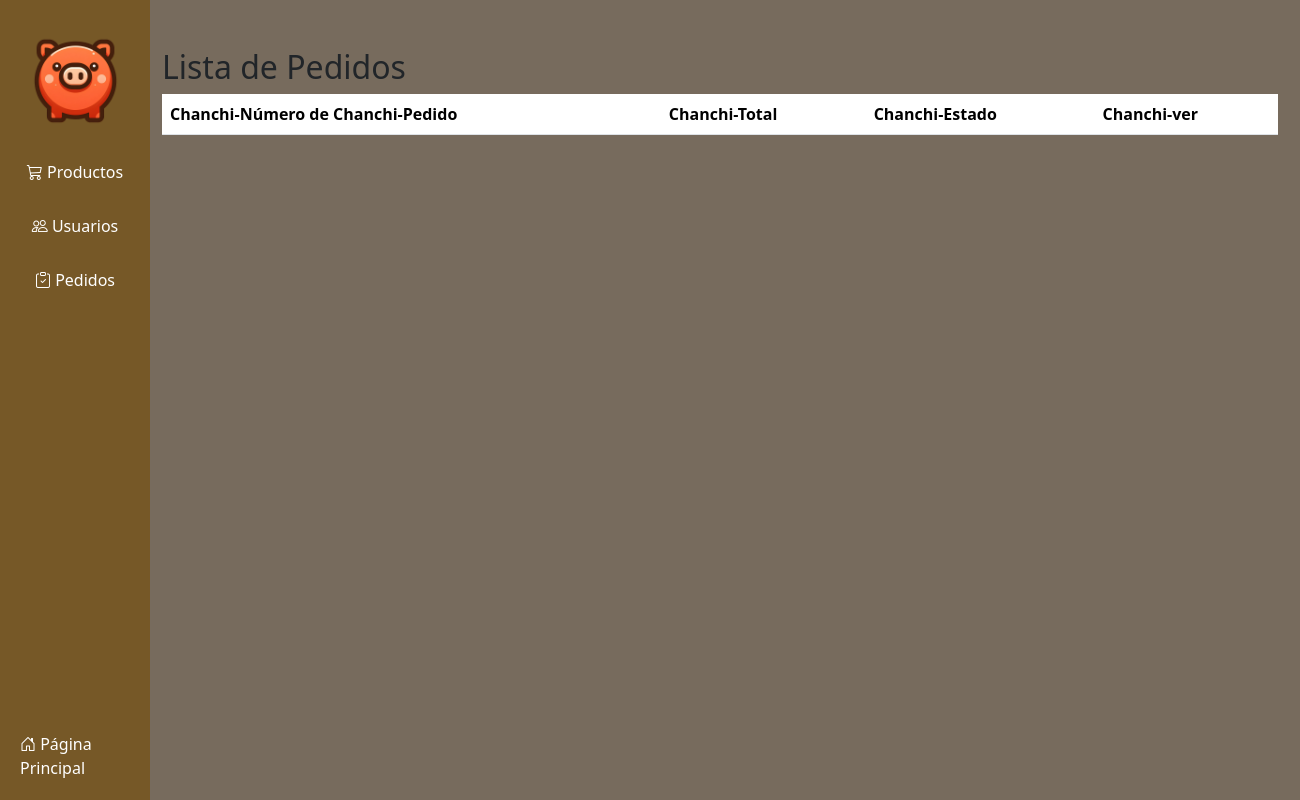
The app's page /dashboard/pedidos_admin (signed in), older data.
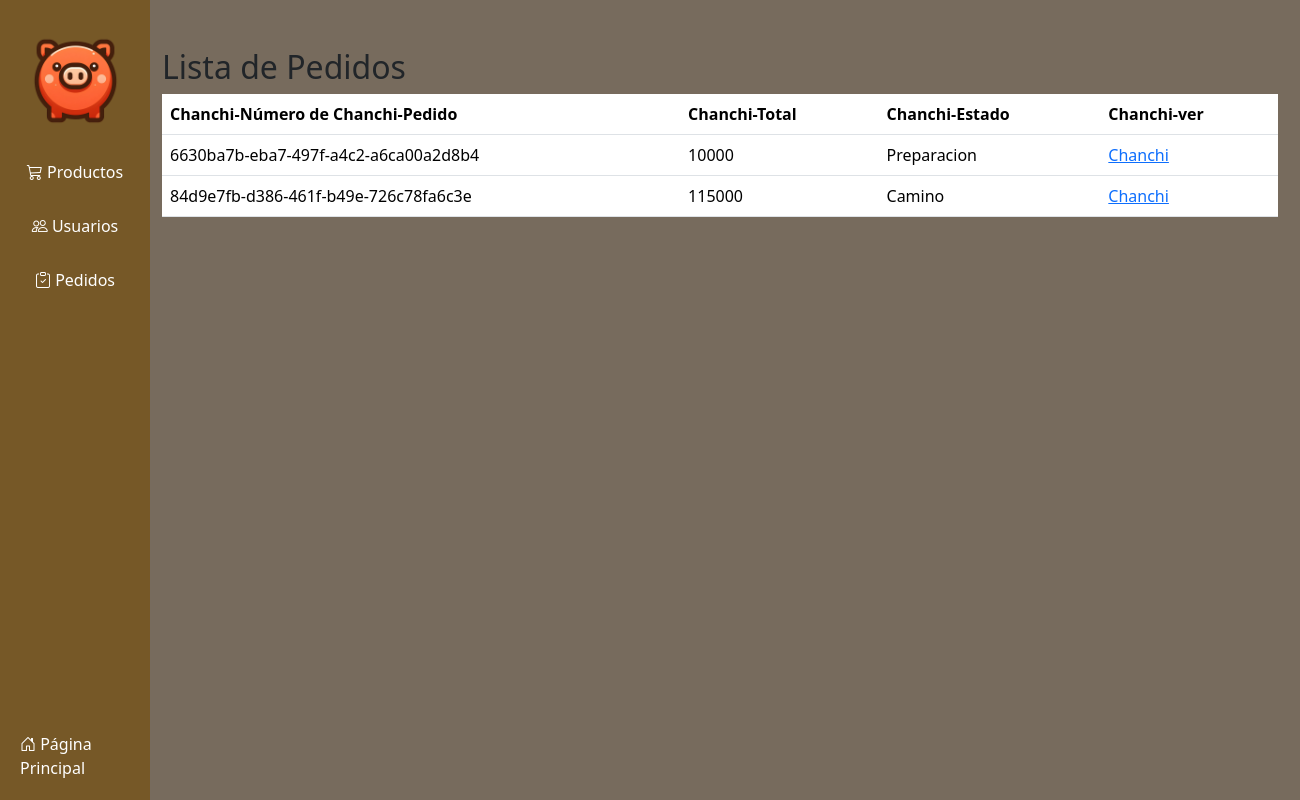
The same page, newer data.
### pagina/models.py (models this page shows, shortened)
class Boleta (models.Model):
    id = models.UUIDField(default=uuid.uuid4, primary_key=True, unique=True, editable=False)
    fechaVenta = models.DateTimeField(auto_now_add=True)
    cliente = models.ForeignKey(Usuario,on_delete=models.CASCADE)
    completada = models.BooleanField(default=False)
    @property
    def get_total(self):
        detalle = self.detalle_boleta_set.all()
        total = sum([item.producto.valor * item.cantidad_productos for item in detalle])
        return total

class Detalle_boleta (models.Model):
    producto = models.ForeignKey(Producto, on_delete=models.CASCADE)
    boleta = models.ForeignKey(Boleta, on_delete=models.CASCADE)
    cantidad_productos = models.IntegerField(default=0)

class Producto (models.Model):
    TIPO = [
        ('C', 'Chanchito'),
        ('P', 'Paila')
    ]
    tipo = models.CharField(max_length=1,choices=TIPO, default= 'C')
    id = models.UUIDField(default=uuid.uuid4, primary_key=True, unique=True, editable=False)
    nombre = models.CharField(max_length=50,unique=True)
    descripcion = models.CharField(max_length=300)
    valor = models.IntegerField()
    stock = models.IntegerField()
    imagen = models.ImageField(upload_to="productos/")

class Envio (models.Model):
    envio = [
        ('E', 'Enviado'),
        ('C', 'Camino'),
        ('R', 'Recibido'),
        ('N', 'No Recibido'),
        ('P', 'Preparacion')
    ]
    boleta = models.OneToOneField(Boleta,on_delete=models.CASCADE)
    region = models.ForeignKey(Region,on_delete=models.SET_NULL,blank=True, null=True)
    direccion = models.CharField(max_length=250)
    estado = models.CharField(max_length=1,choices=envio,default= 'P')

### pagina/views.py (the view)
# urls.py: path('dashboard/pedidos_admin', pedidos_admin, name="pedidos_admin"),
@login_required
@permission_required("pagina.view_user",raise_exception=True)
def pedidos_admin (request):
    boletas = Boleta.objects.filter(completada=True)
    context = {'boletas': boletas}
    return render(request,"core/pedidos_admin.html",context)

### pagina/templates/core/pedidos_admin.html
{% extends "core/template_admin.html" %}
{% load static %}
{% block content %}
<div class="container mt-5 content" id="admin-contenido">
<h2 class="mt-5 titulo-blanco">Lista de Pedidos</h2>
<table class="table tabla-pedidos">
    <thead>
        <tr>
            <th class="subtitulo-blanco">Chanchi-Número de Chanchi-Pedido</th>
            <th class="subtitulo-blanco">Chanchi-Total</th>
            <th class="subtitulo-blanco">Chanchi-Estado</th>
            <th class="subtitulo-blanco">Chanchi-ver</th>
        </tr>
    </thead>
    <tbody>
        {% for boleta in boletas  %}
        <tr>
            <td>{{boleta.id}}</td>
            <td>{{boleta.get_total}}</td>
            <td>{{boleta.envio.get_estado_display}}</td>
            <td><a href="{%url 'detalle_boleta' boleta.id%}">Chanchi</a></td>
        </tr>
        {% endfor %}
    </tbody>
</table>
</div>
{% endblock content %}

Row changes from the older to the newer data that the page shows:
now on this page (row edited): Boleta: id "6630ba7b-eba7-497f-a4c2-a6ca00a2d8b4", get_total "10000", envio.estado "Preparacion"
added Boleta: id "84d9e7fb-d386-461f-b49e-726c78fa6c3e", get_total "115000", envio.estado "Camino"
